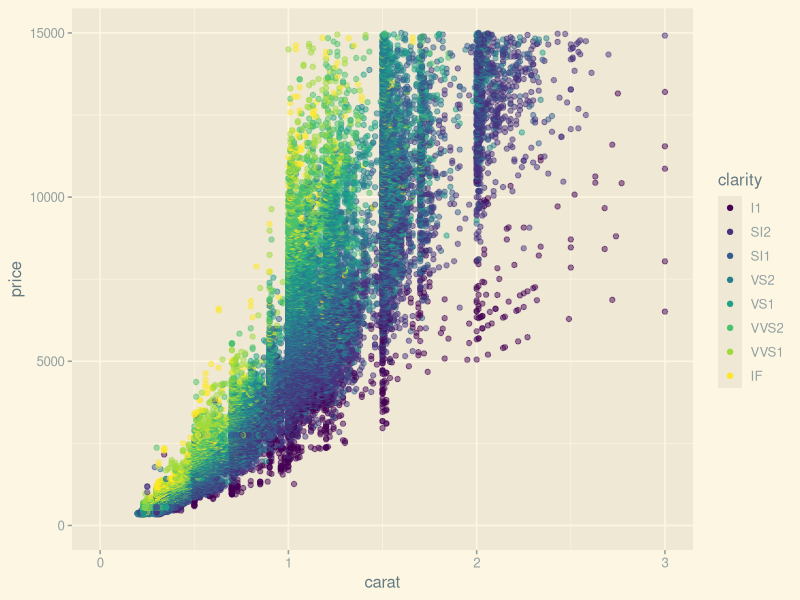

The R source for this figure:
library(ggplot2)
library(ggthemes)

a = ggplot(data = diamonds, aes(x = carat, y = price, color = clarity)) #shape : 점의 모양 
b = geom_point(alpha=0.5) #점의 투명도
c = theme_solarized_2() #배경 테마
d = guides(color = guide_legend(override.aes = list(alpha=1))) #범례의 투명도 조정
e = xlim(0,3)
f = ylim(0,15000)

a+b+c+d+e+f

